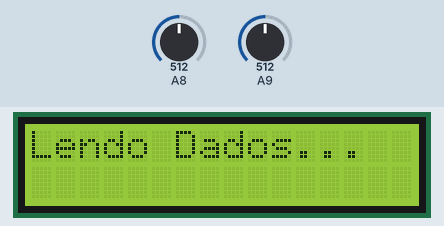
This sketch was run on a simulated Arduino Mega 2560, built with avr-gcc and run on an emulated ATmega2560. Parts: 16×2 character LCD. The inputs (shaded band) are chosen by the test bench; at power-on: A8 = 512, A9 = 512. What the sketch prints to the serial monitor is not drawn.

Above: at 3.2 s.
3.3 s: A8 set to 530
At 6.7 s:
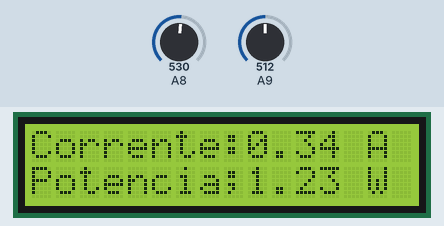
7.0 s: A8 set to 716
At 9.6 s:
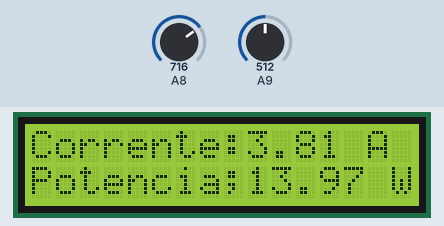
10.5 s: A8 set to 900
At 13.8 s:
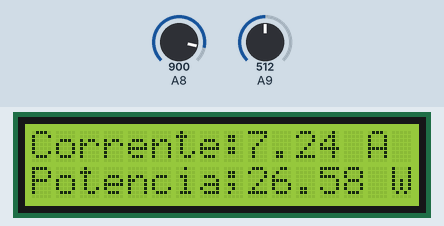
Timing chart, 0 to 15.3 s (numbered marks = the images above; inputs shaded):
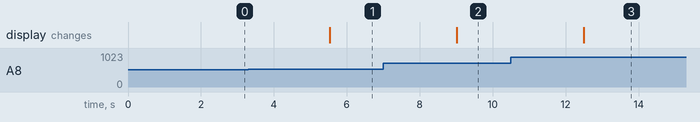

Measured:
- the behaviour switches between 512 and 513 on A8 (found by bisection; images 0 and 1)
- after the input at 3.3 s, the display: changes after 2.2 s (image 1)
- after the input at 7.0 s, the display: changes after 2.0 s (image 2)
- after the input at 10.5 s, the display: changes after 2.0 s (image 3)

The sketch:

medidor_ampere.ino
```cpp
#include <LiquidCrystal.h>
LiquidCrystal lcd(8, 9, 4, 5, 6, 7);

float vetCorrente[300];

float vout = 0.0;
int value = 0;
float vin = 0.0;
float R1 = 100000.0; // resistance of R1 (10K) -see text!
float R2 = 10000.0; // resistance of R2 (1K) - see text!
void setup()
{
  Serial.begin(9600);
  pinMode(A8, INPUT);
  pinMode(A9, INPUT);
  lcd.begin(16,2);
  lcd.setCursor(0, 0);
  lcd.clear();
  lcd.print("Lendo Dados...");
  delay(2000);
}

void loop()
{
  double maior_Valor = 0;
  double valor_Corrente = 0;

  float tensao = 3.67;
  float potencia = 0;

  for(int i = 0; i < 300; i++)
  {
    vetCorrente[i] = analogRead(A8);
    delayMicroseconds(600);
  }

  for(int i = 0; i < 300; i++)
  {
    if(maior_Valor < vetCorrente[i])
    {
      maior_Valor = vetCorrente[i];
    }
  }

  value = analogRead(A9);
  vout = (value * 5.0);
  vout = (vout /1024); // see text
  vin = (vout / (R2/(R1+R2)));
  if (vin<0.09) {
    vin=0.0; //statement to quash undesired reading !
  }

  maior_Valor = maior_Valor * 0.004882812;
  valor_Corrente = maior_Valor - 2.5;
  valor_Corrente = valor_Corrente * 1000;
  valor_Corrente = valor_Corrente / 185;         //sensibilidade : 66mV/A para ACS712 30A / 185mV/A para ACS712 5A
  valor_Corrente = valor_Corrente / 1.41421356;

  Serial.print("Corrente = ");
  Serial.print(valor_Corrente);
  Serial.println(" A");

  potencia = valor_Corrente * tensao;

  Serial.print("Potencia: ");
  Serial.print(potencia);
  Serial.println(" W");


  Serial.print("Volt: ");
  Serial.print(vin);
  Serial.println(" V");


  Serial.print("Vout: ");
  Serial.print(vout);
  Serial.println(" V");

  Serial.print("Valor: ");
  Serial.print(value);
  Serial.println(" V");

  Serial.print(".");
  delay(500);
  Serial.print(".");
  delay(500);
  Serial.print(".");
  delay(500);
  if(valor_Corrente>0){
    lcd.setCursor(0, 0);
    lcd.print("Corrente:");
    lcd.print(valor_Corrente);
    lcd.print(" A");
    lcd.setCursor(0, 1);
    lcd.print("Potencia;");
    lcd.print(potencia);
    lcd.println(" W");
    Serial.println("");
  }


}
```
